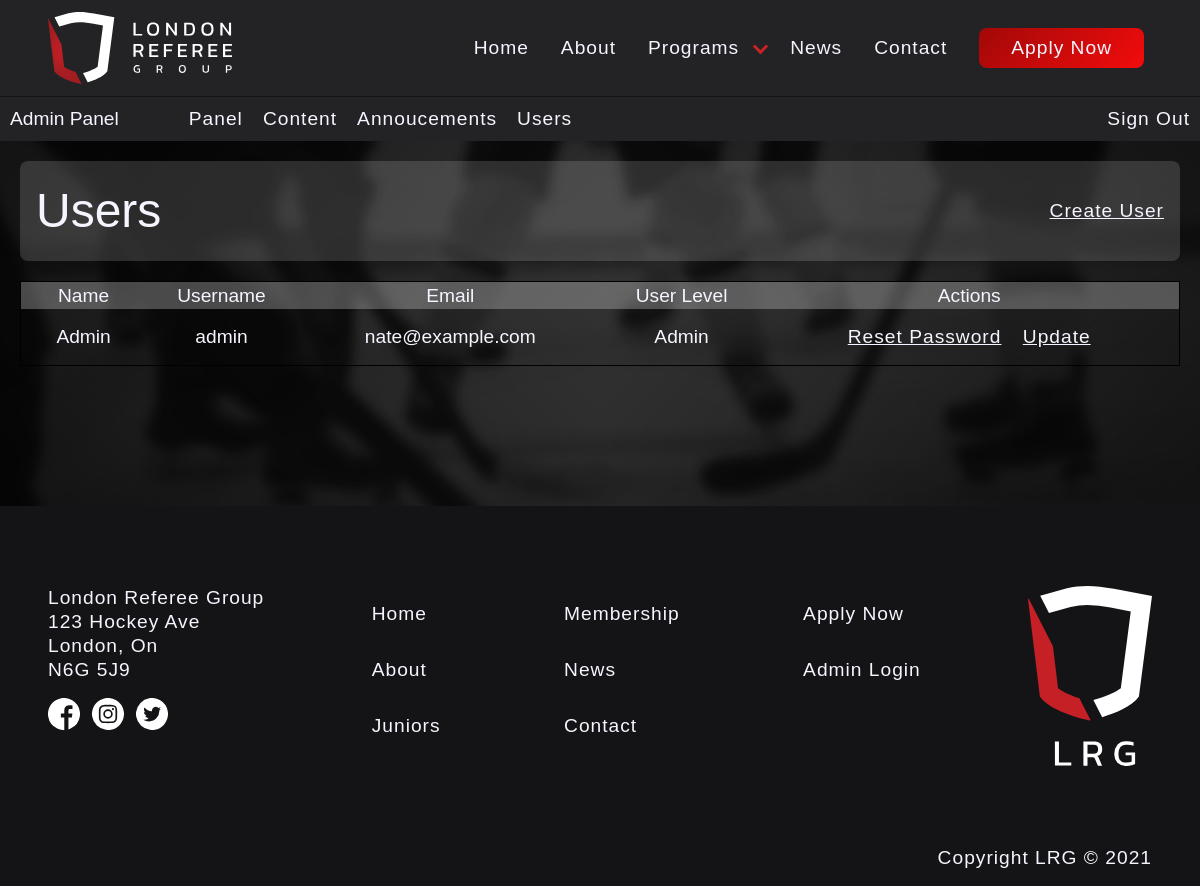
The app's page /admin/users/admin_users.php (signed in) with its own data.
### tables this page shows
CREATE TABLE IF NOT EXISTS `tbl_user` (
  `user_id` mediumint(8) UNSIGNED NOT NULL AUTO_INCREMENT,
  `user_fname` varchar(250) NOT NULL,
  `user_name` varchar(250) NOT NULL,
  `user_pass` varchar(255) NOT NULL,
  `user_email` varchar(250) NOT NULL,
  `user_date` timestamp NOT NULL DEFAULT CURRENT_TIMESTAMP,
  `user_ip` varchar(50) NOT NULL DEFAULT 'no',
  `user_success_date` datetime NOT NULL,
  `user_attempts` int(11) NOT NULL DEFAULT '0',
  `user_total_logins` int(11) NOT NULL DEFAULT '0',
  `user_locked` tinyint(1) NOT NULL DEFAULT '0',
  `user_level` varchar(2) NOT NULL DEFAULT '0',
  PRIMARY KEY (`user_id`)
);

### admin/scripts/user.php (called while the page is built, shortened)
<?php
function getUserLevelMap()
{
    return array(
        '0'=>'Content Editor',
        '1'=>'Admin'
    );
}
function getUsers()
{
    $pdo = Database::getInstance()->getConnection();
    $get_users_query = 'SELECT user_id, user_fname, user_email, user_name, user_level FROM tbl_user';
    $users_set = $pdo->query($get_users_query);
    $users = $users_set->fetchAll(PDO::FETCH_ASSOC);
    return $users;
}

### admin/users/admin_users.php (the view, shortened to what this page needs)
<?php
$users = getUsers();
?>
<!DOCTYPE html>
<html lang="en">
<head>
  <link rel="stylesheet" href="../../css/style.css">
</head>
<body>
<header>
    <?php include_once '../../includes/nav.php' ?>
    <?php include_once '../templates/admin_header.php' ?>
  </header>
  <main>
    <div class="admin-page">
      <div class="sub-nav admin_section">
        <h1>Users</h1>
        <a href="admin_createuser.php" class="link">Create User</a>
      </div>
      <table>
        <tr>
          <th>Name</th>
          <th>Username</th>
          <th>Email</th>
          <th>User Level</th>
          <th>Actions</th>
        </tr>
        <?php
        foreach ($users as $user):?>
          <tr>
            <td><?php echo $user['user_fname']; ?></td>
            <td><?php echo $user['user_name']; ?></td>
            <td><?php echo $user['user_email']; ?></td>
            <td><?php
            $user_level_map = getUserLevelMap();
            $level = $user['user_level'];
            echo $user_level_map[$level];
            ?></td>
            <td>
              <a href="admin_updateuser.php?id=<?php echo $user['user_id']; ?>&type=passwordreset">Reset Password</a>
              <a href="admin_updateuser.php?id=<?php echo $user['user_id']; ?>&type=update">Update</a>
            </td>
          </tr>
        <?php endforeach?>
      </table>
    </div>
  </main>
  <?php include_once '../../includes/footer.php' ?>
</body>
</html>

### css/style.css (style rules this page uses)
html,body,div,span,applet,object,iframe,h1,h2,h3,h4,h5,h6,p,blockquote,pre,a,abbr,acronym,address,big,cite,code,del,dfn,em,img,ins,kbd,q,s,samp,small,strike,strong,sub,sup,tt,var,b,u,i,center,dl,dt,dd,ol,ul,li,fieldset,form,label,legend,table,caption,tbody,tfoot,thead,tr,th,td,article,aside,canvas,details,embed,figure,figcaption,footer,header,hgroup,menu,nav,output,ruby,section,summary,time,mark,audio,video { margin:0;padding:0;border:0;font-size:100%;font:inherit;vertical-align:baseline }
article,aside,details,figcaption,figure,footer,header,hgroup,menu,nav,section { display:block }
body { line-height:1 }
a { text-decoration:none }
table { border-collapse:collapse;border-spacing:0 }
body { margin:0;padding:0;max-width:2000px;min-width:325px }
main { width:100% }
p,a { font-style:normal;color:#f5f5ff;font-size:1.2rem;font-family:"cabin",Helvetica,Arial,sans-serif;line-height:1.5rem;letter-spacing:1px }
.admin-page { padding:20px;min-width:none;background-image:url("../images/ref_banner.jpg");color:#f5f5ff;min-height:calc(100vh - 29.7rem);background-position:center;background-size:cover;font-size:1.2rem;font-family:"cabin",Helvetica,Arial,sans-serif }
.admin-page a { text-decoration:underline }
.admin-page h1 { margin:10px 0 10px 0;font-size:3rem;font-family:"cabin",Helvetica,Arial,sans-serif }
.admin-page table { width:100%;margin-top:20px;border:1px solid #000 }
.admin-page th { background-color:rgba(199,199,199,.2);padding:4px }
.admin-page td { padding:1rem .8rem;text-align:center }
.admin-page td a { margin-right:1rem }
.admin-page td a:last-of-type { margin-right:0 }
.admin-page tr:nth-of-type(2n + 1) { background-color:rgba(242,242,242,.14) }
.sub-nav { display:flex;justify-content:flex-start;flex-direction:row;align-items:center }
.sub-nav .link { margin-left:auto }
.admin_section { background-color:rgba(255,255,255,.147);border-radius:.5rem;padding:1rem }

### records on screen
tbl_user: user_fname "Admin", user_name "admin", user_email "nate@example.com", user_level "Admin"
